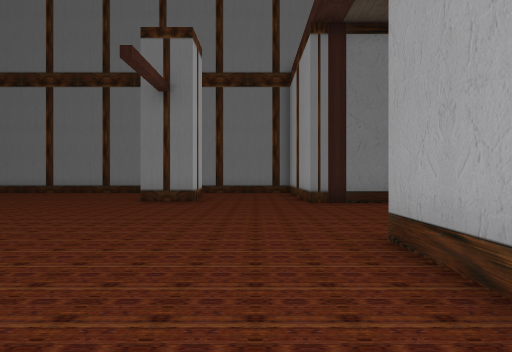
View 1 (above)

18 first-person views from a walk through a scene from a Unity 3-D project. The camera is 1.5 m above the floor, looks level and sees 80° across. The floor is counted in squares, 2 m on a side. Each view is taken from the middle of a square. On the plan, view 1 faces up. The plan holds only what a view shows up to about 10 squares ahead; the rest is blank. The place goes on beyond the plan.

View 2
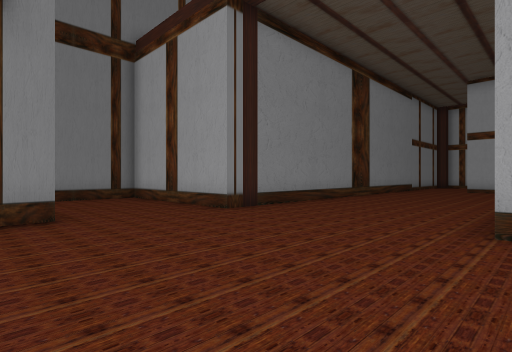

View 3
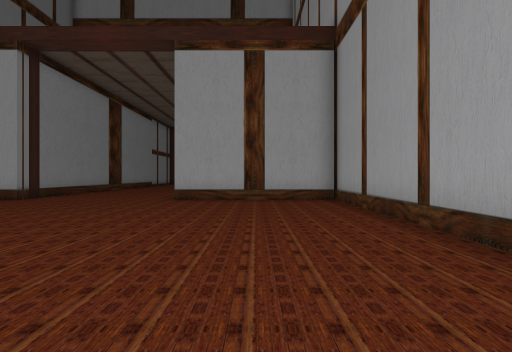

View 4
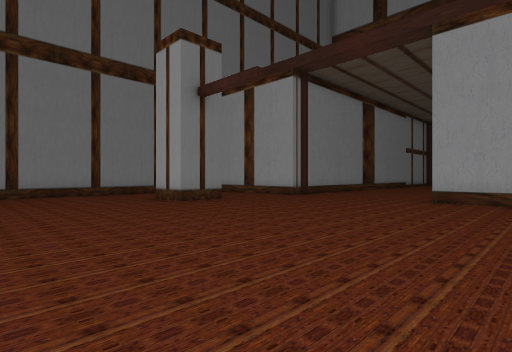

View 5
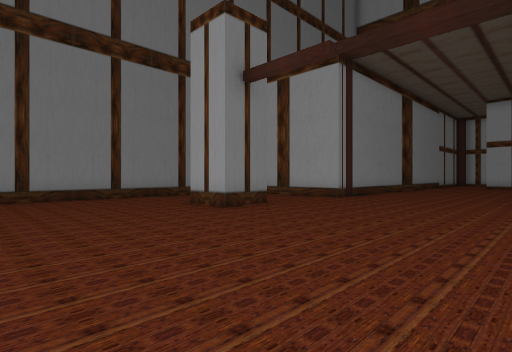

View 6
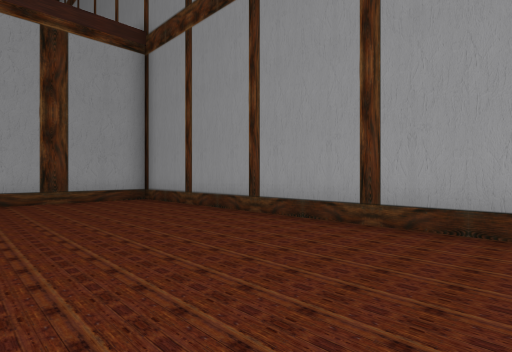

View 7
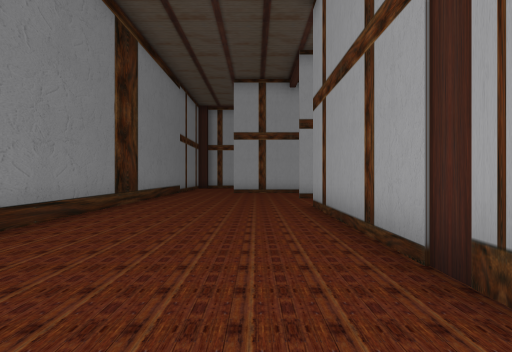

View 8
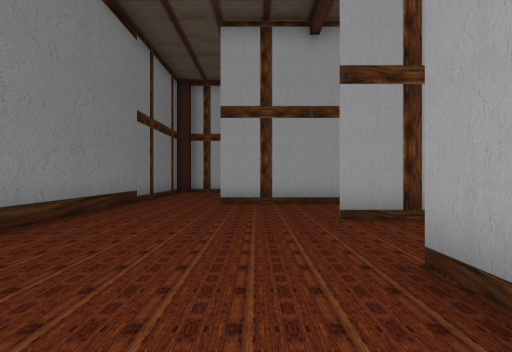

View 9
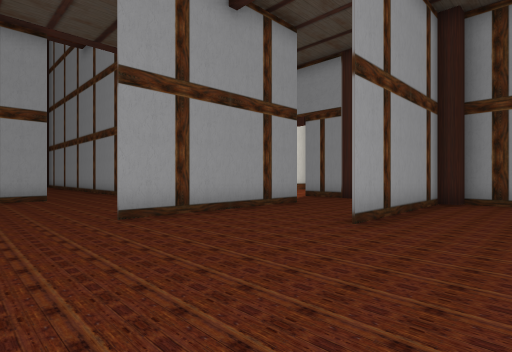

View 10
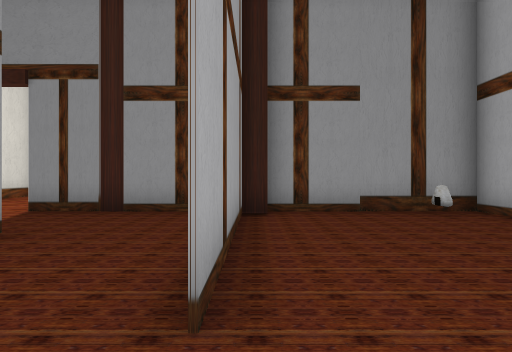

View 11
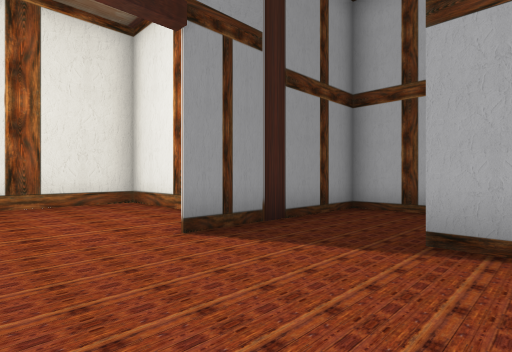

View 12
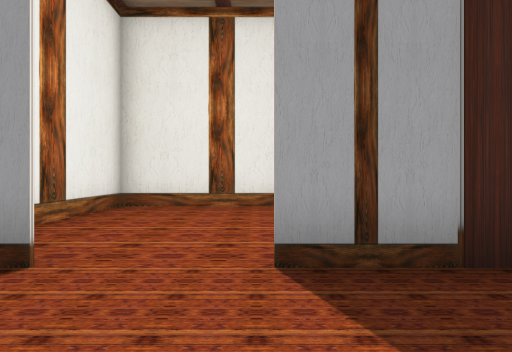

View 13
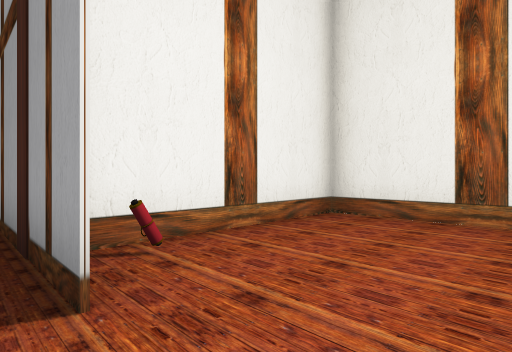

View 14
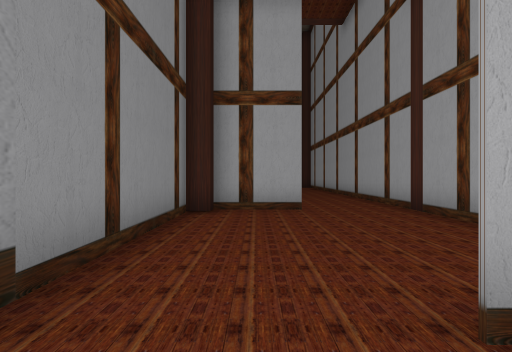

View 15
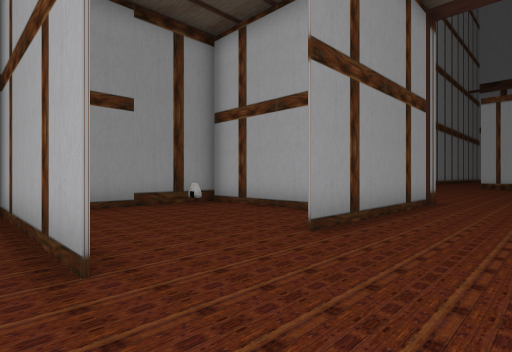

View 16
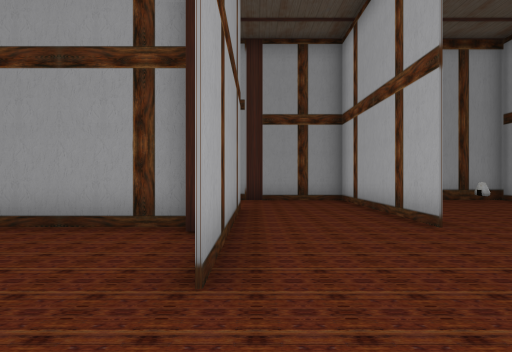

View 17
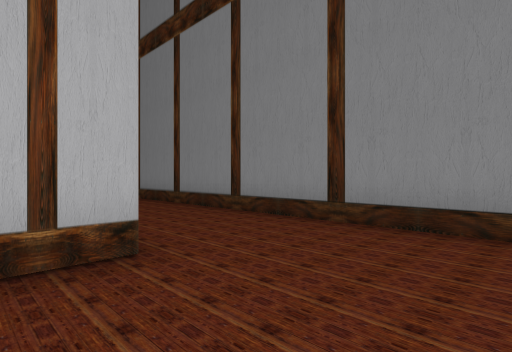

View 18
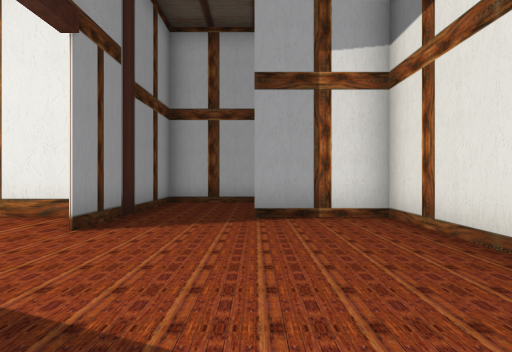

### Floor plan
Points are (right, up) in squares from view 1. A wall is a line through its corners. A room is listed if a view was taken in it or the views show most of it. See-through windows are left out.
Room 1 (views 1, 2, 3, 4, 5, 6, 7, 8, 9, 10, 14, 15, 16, 17)
walls: (-1.8, 10.2) (-1.8, 8.7) (-3.3, 8.7) (-3.3, 10.2); (1.5, -1.5) (1.5, 3.6) (7.6, 3.6); (0.8, 13.5) (-8.5, 13.5); (10.3, 3.6) (10.3, -1.5) (13.4, -1.5); (-7.6, -1.5) (1.9, -1.5); (14, 3.6) (19.5, 3.6); (13.4, 0.9) (13.4, 6); (18.8, 5.9) (18.8, 7.9) (18.3, 7.9) (18.3, 8.4) (1.5, 8.4) (1.5, 12.8)
ways out: opening at (13, -0.5) to room 2; opening at (8.5, 4.5) to room 3
Room 2 (views 11, 12, 13, 18)
walls: (16.8, -1.5) (19.5, -1.5); (13.4, -2.4) (13.4, -6.5) (18.3, -6.5) (18.3, -2.6); (13.4, -1.5) (14.9, -1.5); (16.1, 3.5) (13.4, 3.5) (13.4, 0.9)
ways out: opening at (13, -0.5) to room 1
objects: other object (18, -2)
Room 3 (no view inside)
walls: (5.3, 2) (5.3, -1.5) (9.8, -1.5) (9.8, -0.9); (10.3, -0.9) (10.3, 3.6)
ways out: opening at (8.5, 4.5) to room 1
objects: other object (6, -1)

Positions as (right, up) in squares from view 1, and headings:
1: (0, 0), facing up
2: (-3, 3), facing up-right
3: (-8, 1), facing right
4: (-8, 1), facing up-right
5: (-8, 3), facing up-right
6: (-8, 3), facing down-right
7: (0, 5), facing right
8: (5, 5), facing right
9: (8, 8), facing down-right
10: (10, 5), facing down
11: (17, 2), facing down-left
12: (15, 1), facing down
13: (15, -1), facing down-right
14: (12, 7), facing right
15: (11, 6), facing down-left
16: (13, 8), facing down
17: (1, 9), facing up-left
18: (19, 1), facing left
